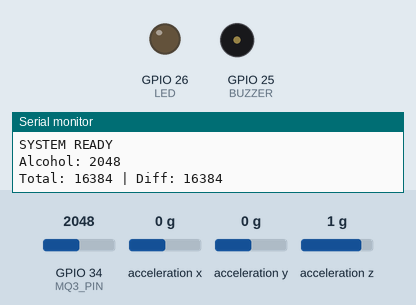
A sketch run on a simulated ESP32. Parts: output pins drawn as LEDs (lit = HIGH), buzzer (waves = sounding, pin HIGH), the last lines printed to the serial monitor. Wiring (inferred from the names in the program): MPU-6050 motion sensor at I2C address 0x68. Inputs (shaded band) come from the test bench; at power-on: GPIO 34 (MQ3_PIN) = 2048, acceleration x 0 g, acceleration y 0 g, acceleration z 1 g. Nothing arrives over Bluetooth unless stated.

Above: at 0.3 s.
At 4.5 s:
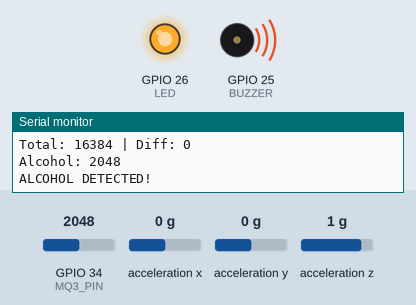
Timing chart, 0 to 6.7 s (numbered marks = the images above):
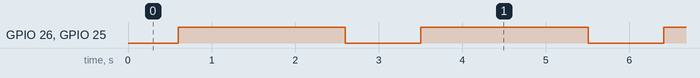

Measured:
- by itself, GPIO 26 (LED), GPIO 25 (BUZZER): alternates HIGH for 2.0 s and LOW for 0.90 s

The sketch:

SmartHelmet.ino
```cpp
#include <Wire.h>
#include "BluetoothSerial.h"

// =======================
// 🔵 BLUETOOTH
// =======================
BluetoothSerial SerialBT;

// =======================
// 📡 GPS (USE WORKING PINS)
// =======================
HardwareSerial gpsSerial(2);
String gpsData = "";
String latitude = "0.0";
String longitude = "0.0";
bool gpsValid = false;

// =======================
// 📟 MPU6050
// =======================
#define MPU_ADDR 0x68

// =======================
// 🍺 MQ3 SENSOR
// =======================
#define MQ3_PIN 34
#define ALCOHOL_THRESHOLD 800

// =======================
// 🔔 OUTPUT
// =======================
#define BUZZER 25
#define LED 26

#define DIFF_THRESHOLD 20000

long lastTotal = 0;
unsigned long lastCrashTime = 0;
int alcoholCount = 0;

// =======================
// 🧠 EXTRACT GPS (SIMPLE)
// =======================
void extractGPS(String data) {

  if (data.indexOf("$GPRMC") >= 0) {

    int commas[12];
    int index = 0;

    for (int i = 0; i < data.length(); i++) {
      if (data[i] == ',') {
        commas[index++] = i;
      }
    }

    // Check valid fix (A)
    if (data.substring(commas[1]+1, commas[2]) == "A") {

      latitude = data.substring(commas[2]+1, commas[3]);
      longitude = data.substring(commas[4]+1, commas[5]);

      gpsValid = true;
    }
  }
}

// =======================
// SETUP
// =======================
void setup() {
  Serial.begin(115200);
  SerialBT.begin("SmartHelmet");

  // 🔥 USE WORKING PINS (your test success)
  gpsSerial.begin(9600, SERIAL_8N1, 16, 17);

  Wire.begin();
  Wire.setClock(100000);

  pinMode(BUZZER, OUTPUT);
  pinMode(LED, OUTPUT);

  // Wake MPU6050
  Wire.beginTransmission(MPU_ADDR);
  Wire.write(0x6B);
  Wire.write(0);
  Wire.endTransmission(true);

  Serial.println("SYSTEM READY");
}

// =======================
// LOOP
// =======================
void loop() {

  // =======================
  // 📡 GPS READ
  // =======================
  while (gpsSerial.available()) {
    char c = gpsSerial.read();
    gpsData += c;

    if (c == '\n') {
      extractGPS(gpsData);
      gpsData = "";
    }
  }

  // =======================
  // 🍺 ALCOHOL DETECTION
  // =======================
  int alcoholValue = analogRead(MQ3_PIN);

  Serial.print("Alcohol: ");
  Serial.println(alcoholValue);

  if (alcoholValue > ALCOHOL_THRESHOLD) {
    alcoholCount++;
  } else {
    alcoholCount = 0;
  }

  if (alcoholCount >= 3) {

    Serial.println("ALCOHOL DETECTED!");

    digitalWrite(LED, HIGH);
    digitalWrite(BUZZER, HIGH);

    SerialBT.print("ALCOHOL ALERT\n");

    if (gpsValid) {
      SerialBT.print("Location: ");
      SerialBT.print(latitude);
      SerialBT.print(", ");
      SerialBT.println(longitude);
    } else {
      SerialBT.println("No GPS Fix");
    }

    delay(2000);

    digitalWrite(LED, LOW);
    digitalWrite(BUZZER, LOW);
    alcoholCount = 0;
  }

  // =======================
  // 🚨 CRASH DETECTION
  // =======================
  Wire.beginTransmission(MPU_ADDR);
  Wire.write(0x3B);
  Wire.endTransmission(false);
  Wire.requestFrom(MPU_ADDR, 6, true);

  if (Wire.available() == 6) {

    int16_t AccX = (Wire.read() << 8) | Wire.read();
    int16_t AccY = (Wire.read() << 8) | Wire.read();
    int16_t AccZ = (Wire.read() << 8) | Wire.read();

    long total = abs(AccX) + abs(AccY) + abs(AccZ);
    long diff = abs(total - lastTotal);

    Serial.print("Total: ");
    Serial.print(total);
    Serial.print(" | Diff: ");
    Serial.println(diff);

    if (diff >= DIFF_THRESHOLD && millis() - lastCrashTime > 5000) {

      Serial.println("CRASH DETECTED!");

      digitalWrite(LED, HIGH);

      for (int i = 0; i < 3; i++) {
        digitalWrite(BUZZER, HIGH);
        delay(200);
        digitalWrite(BUZZER, LOW);
        delay(200);
      }

      SerialBT.print("CRASH ALERT\n");

      if (gpsValid) {
        SerialBT.print("Location: ");
        SerialBT.print(latitude);
        SerialBT.print(", ");
        SerialBT.println(longitude);
      } else {
        SerialBT.println("No GPS Fix");
      }

      lastCrashTime = millis();

      delay(2000);
      digitalWrite(LED, LOW);
    }

    lastTotal = total;
  }

  delay(300);
}
```
